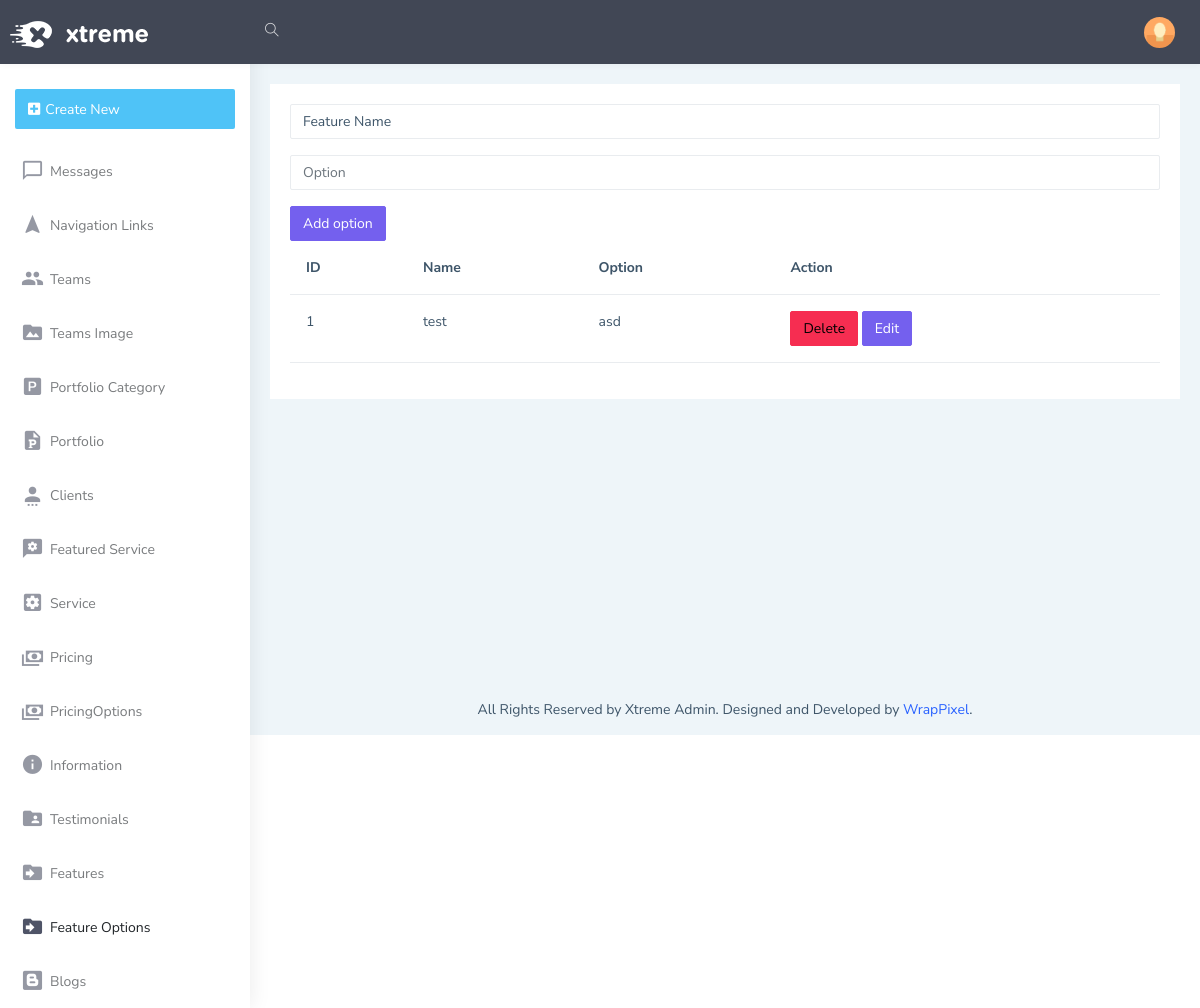
The app's page /admin/featureoptions, older data.
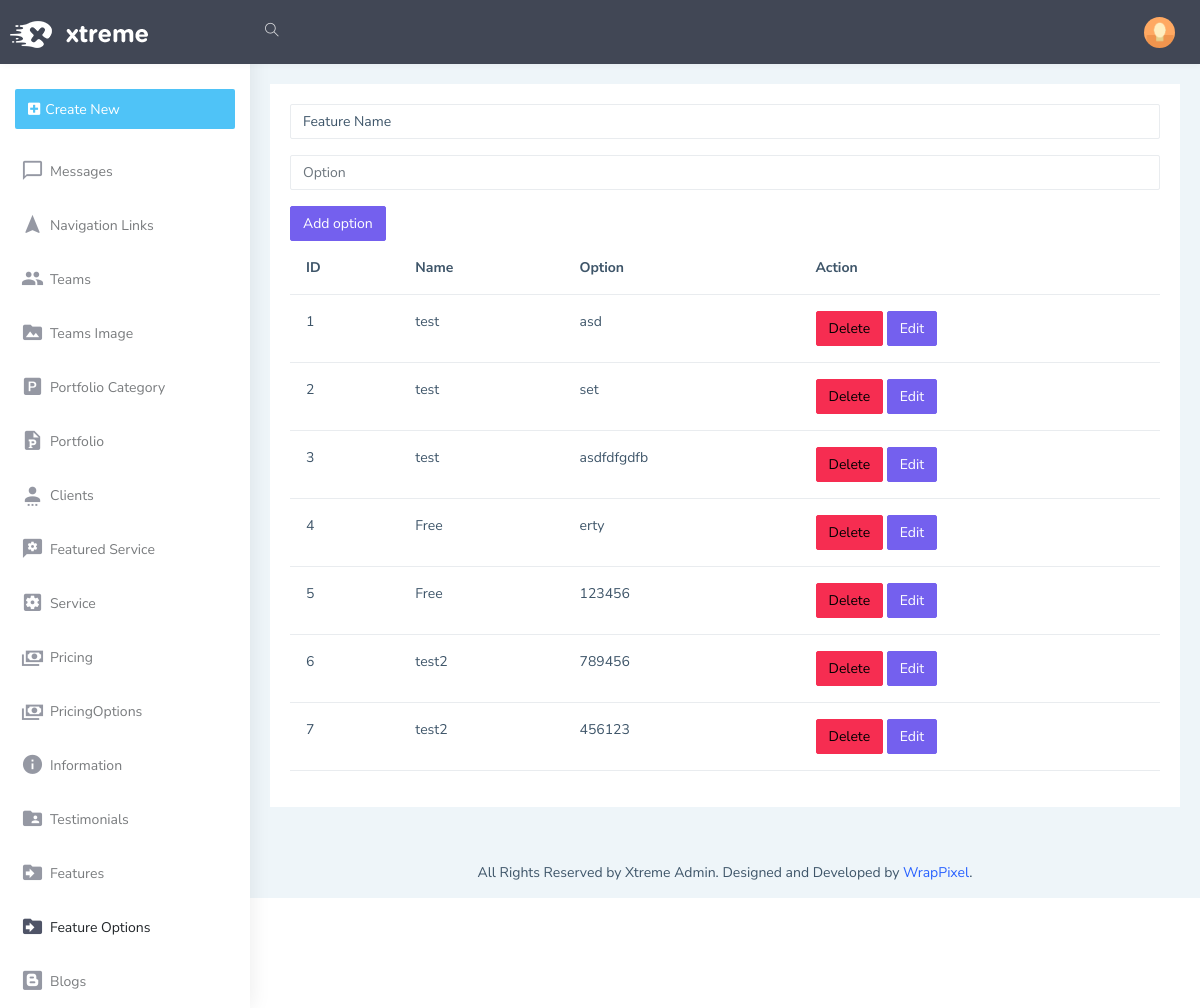
The same page, newer data.
### models.py (models this page shows)
class FeatureOptions(db.Model):
    Id=db.Column(db.Integer,primary_key=True,autoincrement=True)
    features_id=db.Column(db.Integer, db.ForeignKey('features.Id'))
    option=db.Column(db.String(150))

class Features(db.Model):
    Id=db.Column(db.Integer,primary_key=True,autoincrement=True)
    name=db.Column(db.String(50))
    icon=db.Column(db.String(50))
    info=db.Column(db.String(250))
    image=db.Column(db.String(50))
    order=db.Column(db.Integer)
    options=db.relationship('FeatureOptions', backref='feature_options', lazy=True)

### admin/routes/featureoptions.py (the view)
@admin_bp.route('/featureoptions', methods=['GET','POST'])
def featureoptions():
    from models import Features
    featureoptionsform=FeatureOptionsForm()
    featureoptions=FeatureOptions.query.all()
    features=Features.query.all()
    return render_template('admin/features/featureoptions.html',featureoptionsform=featureoptionsform,featureoptions=featureoptions,features=features,data=Features)

### admin/forms.py
class FeatureOptionsForm(FlaskForm):
    features_id=IntegerField('features_id')
    option=StringField('option')
    submit=SubmitField('Add option')

### admin/templates/admin/features/featureoptions.html (shortened to what this page needs)
{% extends 'admin/layout.html' %}
{% block body %}
<form action="/admin/featureoptions/add" method="POST">
  <select name="Featureoptions" class="form-control mb-3">
    <option value="Feature name">Feature Name</option>
  </select>
  <div class="mb-3">
    {{featureoptionsform.option(class="form-control", id="exampleFormControlInput1", placeholder="Option")}}
  </div>
    {{featureoptionsform.submit(class='btn btn-primary')}}
</form>
<table class="table">
  <thead>
    <tr>
      <th scope="col">ID</th>
      <th scope="col">Name</th>
      <th scope="col">Option</th>
      <th scope="col">Action</th>
    </tr>
  </thead>
  <tbody>
      {% for feature in featureoptions %}
    <tr>
      <td>{{feature.Id}}</td>
      <td>{{data.query.filter_by(Id=feature.features_id).first().name}}</td>
      <td>{{feature.option}}</td>
      <td>
          <a href="/admin/featureoptions/delete/{{feature.Id}}" class="btn btn-danger">Delete</a>
          <a href="/admin/featureoptions/edit/{{feature.Id}}" class="btn btn-primary">Edit</a>
      </td>
    </tr>
    {% endfor %}
  </tbody>
</table>
{% endblock %}}

Row changes from the older to the newer data that the page shows:
added FeatureOptions: Id "2", {{ data.query.filter_by(Id=feature.features_id).first().name }} "test", option "set"
added FeatureOptions: Id "3", {{ data.query.filter_by(Id=feature.features_id).first().name }} "test", option "asdfdfgdfb"
added FeatureOptions: Id "4", option "erty"
added Features: query.filter_by "Free"
added FeatureOptions: Id "5", option "123456"
added FeatureOptions: Id "6", option "789456"
added Features: query.filter_by "test2"
added FeatureOptions: Id "7", option "456123"
